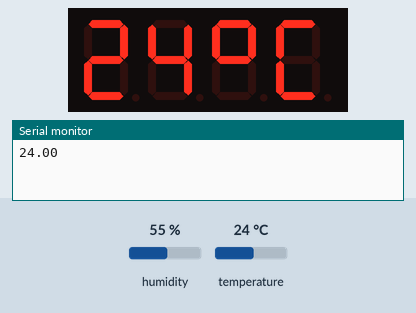
Recording of a sketch running on a simulated Arduino Uno, built with avr-gcc and run on an emulated ATmega328P. Parts: 4-digit seven-segment display, the last lines printed to the serial monitor. The test bench sets the inputs (shaded band); at power-on: humidity 55 %, temperature 24 °C.

Above: at 2.2 s.
2.3 s: humidity set to 22 %
At 12.1 s:
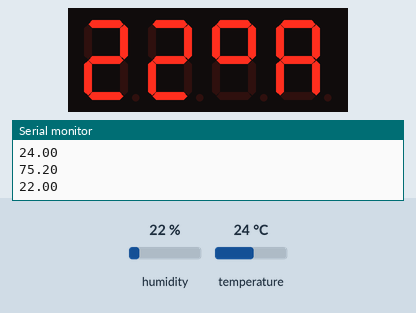
14.4 s: temperature set to 12 °C
At 22.3 s:
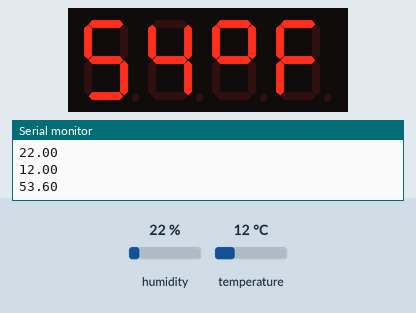
22.9 s: humidity set to 40 %
At 30.2 s:
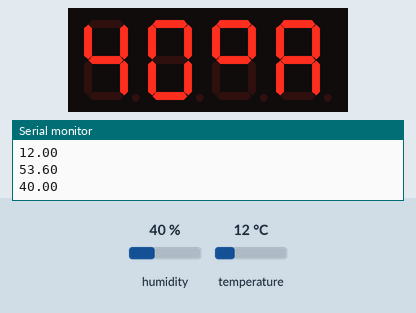
33.1 s: temperature set to 19 °C
At 38.9 s:
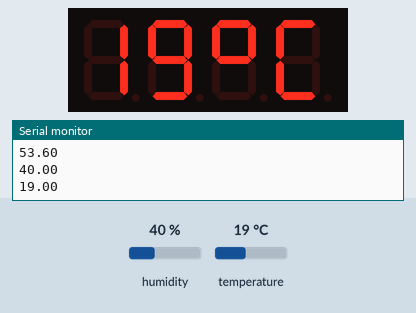
Timing chart, 0 to 40.4 s (numbered marks = the images above; inputs shaded):
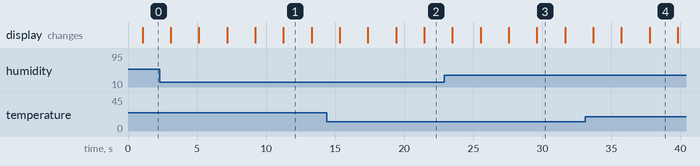

The sketch:

Code.ino
```cpp
#include<TM1637Display.h>
#include<DHT.h>

const int DHTPin = 5; // Chân Out của cảm biến nối chân số 5;
const int DHTType = DHT11; // Khai báo kiểu cảm biến là loại DHT11

DHT dht(DHTPin, DHTType); // Khai báo thư viện chân cảm biến và kiểu cảm biến
float Temperature_C = 0;  // Nhiệt độ C
float Humidity = 0; // Độ ẩm
float Temperature_F = 0;  // Nhiệt độ F

int Power = 4;

// Model connect pins (Digital Pins)
#define CKL 2
#define DIO 3

TM1637Display display(CKL, DIO);

int temperature = 32;
const uint8_t doC[] = {
	SEG_A | SEG_B | SEG_G | SEG_F,   // o
	SEG_A | SEG_D | SEG_E | SEG_F,   // C
	};

const uint8_t doF[] = {
	SEG_A | SEG_B | SEG_G | SEG_F,   // o
	SEG_A | SEG_E | SEG_F | SEG_G,   // F
	};

const uint8_t doA[] = {
	SEG_A | SEG_B | SEG_G | SEG_F,   // o
	SEG_A | SEG_B | SEG_C | SEG_E| SEG_F| SEG_G  // A
	};

// Display timer
int hour = 12;
int minu = 15;
int timerDisplay = 12 * 100 + minu;  // 1215
void setup() {
  // put your setup code here, to run once:
  display.setBrightness(7); // Cài đặt độ sáng từ 0 -7
  display.clear();
  delay(1000);


  Serial.begin(9600);
   pinMode(Power, OUTPUT);
   digitalWrite(Power, HIGH);

   dht.begin(); // Khởi động cảm biến

}

void loop() {
  // put your main code here, to run repeatedly:

  // Display Temperature
  // display.showNumberDec(temperature, false, 2, 0);
  // display.setSegments(doC, 2, 2);

  // Display Timer
  // display.showNumberDec(timerDisplay, false, 4, 0);
ReadTeperature();

  //Dem(9999);
}

void ReadTeperature()
{
  Temperature_C = dht.readTemperature();
  Temperature_F = dht.readTemperature(true);
  Humidity = dht.readHumidity();

  display.showNumberDec(round(Temperature_C), false, 2, 0);
  display.setSegments(doC, 2, 2);
  Serial.println(Temperature_C);
  delay(2000);

  display.showNumberDec(round(Temperature_F), false, 2, 0);
  display.setSegments(doF, 2, 2);
  Serial.println(Temperature_F);
  delay(2000);

  display.showNumberDec(round(Humidity), false, 2, 0);
  display.setSegments(doA, 2, 2);
  Serial.println(Humidity);
  delay(2000);
}

void Dem(int NumStep)
{
  for(; NumStep > 0; NumStep--)  //Interrate NumStep
  {
    display.showNumberDec(NumStep); //Display the Variable value;
    delay(2000);  //A half second delay between steps.
  }
}
```

Measured:
- what the display in image 1 shows lasts 2.0 s, from 11.3 s to 13.3 s
